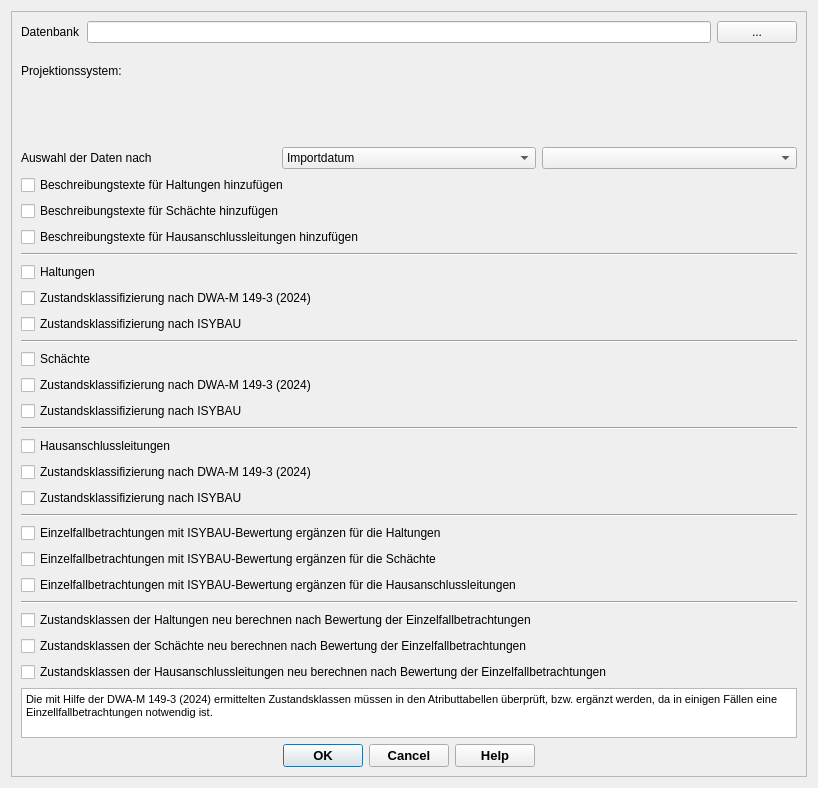
<?xml version="1.0" encoding="UTF-8"?>
<ui version="4.0">
 <class>sanierungsbedarfszahlDialogBase</class>
 <widget class="QDialog" name="sanierungsbedarfszahlDialogBase">
  <property name="geometry">
   <rect>
    <x>0</x>
    <y>0</y>
    <width>818</width>
    <height>788</height>
   </rect>
  </property>
  <property name="windowTitle">
   <string>Zustandsklassen</string>
  </property>
  <layout class="QVBoxLayout" name="verticalLayout_2">
   <item>
    <widget class="QScrollArea" name="scrollArea">
     <property name="widgetResizable">
      <bool>true</bool>
     </property>
     <widget class="QWidget" name="scrollAreaWidgetContents">
      <property name="geometry">
       <rect>
        <x>0</x>
        <y>0</y>
        <width>773</width>
        <height>771</height>
       </rect>
      </property>
      <layout class="QVBoxLayout" name="verticalLayout_3">
       <item>
        <layout class="QHBoxLayout" name="horizontalLayout">
         <item>
          <widget class="QLabel" name="label">
           <property name="text">
            <string>Datenbank</string>
           </property>
          </widget>
         </item>
         <item>
          <widget class="QLineEdit" name="db"/>
         </item>
         <item>
          <widget class="QPushButton" name="pushButton">
           <property name="text">
            <string>...</string>
           </property>
          </widget>
         </item>
        </layout>
       </item>
       <item>
        <layout class="QVBoxLayout" name="verticalLayout">
         <item>
          <widget class="QLabel" name="label_6">
           <property name="font">
            <font>
             <family>Tahoma</family>
             <weight>50</weight>
             <bold>false</bold>
            </font>
           </property>
           <property name="text">
            <string>Projektionssystem:</string>
           </property>
           <property name="alignment">
            <set>Qt::AlignLeading|Qt::AlignLeft|Qt::AlignVCenter</set>
           </property>
          </widget>
         </item>
         <item>
          <widget class="QgsProjectionSelectionWidget" name="epsg"/>
         </item>
        </layout>
       </item>
       <item>
        <layout class="QHBoxLayout" name="horizontalLayout_2">
         <item>
          <widget class="QLabel" name="label_2">
           <property name="text">
            <string>Auswahl der Daten nach</string>
           </property>
          </widget>
         </item>
         <item>
          <widget class="QComboBox" name="comboBox">
           <item>
            <property name="text">
             <string>Importdatum</string>
            </property>
           </item>
           <item>
            <property name="text">
             <string>Befahrungsdatum</string>
            </property>
           </item>
          </widget>
         </item>
         <item>
          <widget class="QComboBox" name="date"/>
         </item>
        </layout>
       </item>
       <item>
        <widget class="QCheckBox" name="checkBox_7">
         <property name="text">
          <string>Beschreibungstexte für Haltungen hinzufügen</string>
         </property>
        </widget>
       </item>
       <item>
        <widget class="QCheckBox" name="checkBox_8">
         <property name="text">
          <string>Beschreibungstexte für Schächte hinzufügen</string>
         </property>
        </widget>
       </item>
       <item>
        <widget class="QCheckBox" name="checkBox_10">
         <property name="text">
          <string>Beschreibungstexte für Hausanschlussleitungen hinzufügen</string>
         </property>
        </widget>
       </item>
       <item>
        <widget class="Line" name="line">
         <property name="orientation">
          <enum>Qt::Horizontal</enum>
         </property>
        </widget>
       </item>
       <item>
        <widget class="QCheckBox" name="checkBox_3">
         <property name="text">
          <string>Haltungen</string>
         </property>
        </widget>
       </item>
       <item>
        <widget class="QCheckBox" name="checkBox">
         <property name="text">
          <string>Zustandsklassifizierung nach DWA-M 149-3 (2024)</string>
         </property>
        </widget>
       </item>
       <item>
        <widget class="QCheckBox" name="checkBox_2">
         <property name="text">
          <string>Zustandsklassifizierung nach ISYBAU</string>
         </property>
        </widget>
       </item>
       <item>
        <widget class="Line" name="line_2">
         <property name="orientation">
          <enum>Qt::Horizontal</enum>
         </property>
        </widget>
       </item>
       <item>
        <widget class="QCheckBox" name="checkBox_5">
         <property name="text">
          <string>Schächte</string>
         </property>
        </widget>
       </item>
       <item>
        <widget class="QCheckBox" name="checkBox_4">
         <property name="text">
          <string>Zustandsklassifizierung nach DWA-M 149-3 (2024)</string>
         </property>
        </widget>
       </item>
       <item>
        <widget class="QCheckBox" name="checkBox_6">
         <property name="text">
          <string>Zustandsklassifizierung nach ISYBAU</string>
         </property>
        </widget>
       </item>
       <item>
        <widget class="Line" name="line_4">
         <property name="orientation">
          <enum>Qt::Horizontal</enum>
         </property>
        </widget>
       </item>
       <item>
        <widget class="QCheckBox" name="checkBox_11">
         <property name="text">
          <string>Hausanschlussleitungen</string>
         </property>
        </widget>
       </item>
       <item>
        <widget class="QCheckBox" name="checkBox_12">
         <property name="text">
          <string>Zustandsklassifizierung nach DWA-M 149-3 (2024)</string>
         </property>
        </widget>
       </item>
       <item>
        <widget class="QCheckBox" name="checkBox_13">
         <property name="text">
          <string>Zustandsklassifizierung nach ISYBAU</string>
         </property>
        </widget>
       </item>
       <item>
        <widget class="Line" name="line_5">
         <property name="orientation">
          <enum>Qt::Horizontal</enum>
         </property>
        </widget>
       </item>
       <item>
        <widget class="QCheckBox" name="checkBox_16">
         <property name="text">
          <string>Einzelfallbetrachtungen mit ISYBAU-Bewertung ergänzen für die Haltungen</string>
         </property>
        </widget>
       </item>
       <item>
        <widget class="QCheckBox" name="checkBox_17">
         <property name="text">
          <string>Einzelfallbetrachtungen mit ISYBAU-Bewertung ergänzen für die Schächte</string>
         </property>
        </widget>
       </item>
       <item>
        <widget class="QCheckBox" name="checkBox_18">
         <property name="text">
          <string>Einzelfallbetrachtungen mit ISYBAU-Bewertung ergänzen für die Hausanschlussleitungen</string>
         </property>
        </widget>
       </item>
       <item>
        <widget class="Line" name="line_3">
         <property name="orientation">
          <enum>Qt::Horizontal</enum>
         </property>
        </widget>
       </item>
       <item>
        <widget class="QCheckBox" name="checkBox_9">
         <property name="text">
          <string>Zustandsklassen der Haltungen neu berechnen nach Bewertung der Einzelfallbetrachtungen</string>
         </property>
        </widget>
       </item>
       <item>
        <widget class="QCheckBox" name="checkBox_14">
         <property name="text">
          <string>Zustandsklassen der Schächte neu berechnen nach Bewertung der Einzelfallbetrachtungen</string>
         </property>
        </widget>
       </item>
       <item>
        <widget class="QCheckBox" name="checkBox_15">
         <property name="text">
          <string>Zustandsklassen der Hausanschlussleitungen neu berechnen nach Bewertung der Einzelfallbetrachtungen</string>
         </property>
        </widget>
       </item>
       <item>
        <widget class="QTextBrowser" name="textBrowser">
         <property name="maximumSize">
          <size>
           <width>16777215</width>
           <height>50</height>
          </size>
         </property>
         <property name="html">
          <string>&lt;!DOCTYPE HTML PUBLIC &quot;-//W3C//DTD HTML 4.0//EN&quot; &quot;http://www.w3.org/TR/REC-html40/strict.dtd&quot;&gt;
&lt;html&gt;&lt;head&gt;&lt;meta name=&quot;qrichtext&quot; content=&quot;1&quot; /&gt;&lt;style type=&quot;text/css&quot;&gt;
p, li { white-space: pre-wrap; }
&lt;/style&gt;&lt;/head&gt;&lt;body style=&quot; font-family:'MS Shell Dlg 2'; font-size:7.8pt; font-weight:400; font-style:normal;&quot;&gt;
&lt;p style=&quot; margin-top:0px; margin-bottom:0px; margin-left:0px; margin-right:0px; -qt-block-indent:0; text-indent:0px;&quot;&gt;&lt;span style=&quot; font-size:8pt;&quot;&gt;Die mit Hilfe der DWA-M 149-3 (2024) ermittelten Zustandsklassen müssen in den Atributtabellen überprüft, bzw. ergänzt werden, da in einigen Fällen eine Einzellfallbetrachtungen notwendig ist.&lt;/span&gt;&lt;/p&gt;&lt;/body&gt;&lt;/html&gt;</string>
         </property>
        </widget>
       </item>
       <item>
        <widget class="QDialogButtonBox" name="button_box">
         <property name="font">
          <font>
           <family>Tahoma</family>
           <pointsize>10</pointsize>
           <weight>75</weight>
           <bold>true</bold>
          </font>
         </property>
         <property name="orientation">
          <enum>Qt::Horizontal</enum>
         </property>
         <property name="standardButtons">
          <set>QDialogButtonBox::Cancel|QDialogButtonBox::Help|QDialogButtonBox::Ok</set>
         </property>
         <property name="centerButtons">
          <bool>true</bool>
         </property>
        </widget>
       </item>
      </layout>
     </widget>
    </widget>
   </item>
  </layout>
 </widget>
 <customwidgets>
  <customwidget>
   <class>QgsProjectionSelectionWidget</class>
   <extends>QWidget</extends>
   <header>qgsprojectionselectionwidget.h</header>
  </customwidget>
 </customwidgets>
 <resources/>
 <connections>
  <connection>
   <sender>button_box</sender>
   <signal>accepted()</signal>
   <receiver>sanierungsbedarfszahlDialogBase</receiver>
   <slot>accept()</slot>
   <hints>
    <hint type="sourcelabel">
     <x>20</x>
     <y>20</y>
    </hint>
    <hint type="destinationlabel">
     <x>20</x>
     <y>20</y>
    </hint>
   </hints>
  </connection>
  <connection>
   <sender>button_box</sender>
   <signal>rejected()</signal>
   <receiver>sanierungsbedarfszahlDialogBase</receiver>
   <slot>reject()</slot>
   <hints>
    <hint type="sourcelabel">
     <x>20</x>
     <y>20</y>
    </hint>
    <hint type="destinationlabel">
     <x>20</x>
     <y>20</y>
    </hint>
   </hints>
  </connection>
 </connections>
</ui>
